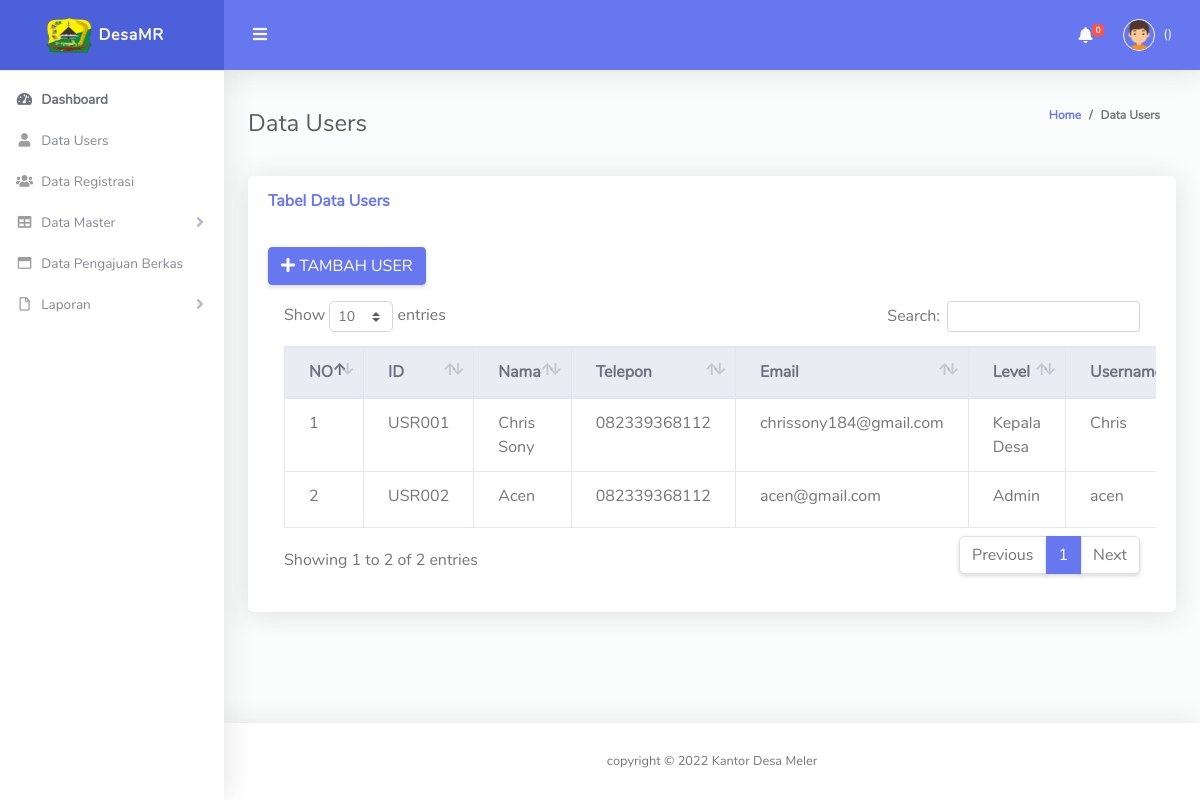
The page /dashboard.php?p=data_users on the database its author committed.
### tables this page shows
CREATE TABLE `tbl_user` (
  `id_user` varchar(50) NOT NULL,
  `no_kk` varchar(50) NOT NULL,
  `nama_user` varchar(50) NOT NULL,
  `telepon_user` varchar(50) NOT NULL,
  `email_user` varchar(50) NOT NULL,
  `username` varchar(50) NOT NULL,
  `password` varchar(50) NOT NULL,
  `level` varchar(50) NOT NULL,
  `tgl_registrasi` varchar(50) NOT NULL,
  `status_user` varchar(50) NOT NULL
);

### Pages/data_users.php (the view, shortened to what this page needs)
<div class="container-fluid" id="container-wrapper">
  <div class="d-sm-flex align-items-center justify-content-between mb-4">
    <h2 class="h4 mb-0 text-gray-800">Data Users</h2>
    <ol class="breadcrumb">
      <li class="breadcrumb-item"><a href="#">Home</a></li>
      <li class="breadcrumb-item active" aria-current="page">Data Users</li>
    </ol>
  </div>
  <div class="row mb-12">
    <div class="col-xl-12 col-md-6 mb-4">
       <div class="card mb-4">
        <div class="card-header py-3 d-flex flex-row align-items-center justify-content-between">
          <h6 class="m-0 font-weight-bold text-primary">Tabel Data Users</h6>
        </div>
        <div class="card-body">
          <a href="dashboard.php?p=input_users" class="btn btn-primary"><i class="fa fa-plus"></i> TAMBAH USER</a>
          <div class="table-responsive p-3">
          <table class="table align-items-center table-hover table-bordered" id="dataTableHover">
            <thead class="thead-light">
              <tr>
                <th>NO</th>
                <th>ID</th>
                <th>Nama</th>
                <th>Telepon</th>
                <th>Email</th>
                <th>Level</th>
                <th>Username</th>
              </tr>
            </thead>
            <tbody>
              <?php
              include"koneksi.php";
              $no=1;
              $query="SELECT*FROM tbl_user";
              $sql=mysqli_query($connect, $query);
              while($data=mysqli_fetch_array($sql)) {?>
              <tr>
                <td><?php echo $no;?></td>
                <td><?php echo $data['id_user'];?></td>
                <td><?php echo $data['nama_user'];?></td>
                <td><?php echo $data['telepon_user'];?></td>
                <td><?php echo $data['email_user'];?></td>
                <td><?php echo $data['level'];?></td>
                <td><?php echo $data['username'];?></td>
              </tr>
              <?php $no++;}
              ?>
            </tbody>
          </table>
        </div>
        </div>
      </div>
    </div>
  </div>
</div>

### dashboard.php (shortened to what this page needs)
<!DOCTYPE html>
<html lang="en">
<head>
  <link href="vendor/fontawesome-free/css/all.min.css" rel="stylesheet" type="text/css">
  <link href="vendor/bootstrap/css/bootstrap.min.css" rel="stylesheet" type="text/css">
  <link href="css/ruang-admin.min.css" rel="stylesheet">
   <link href="vendor/datatables/dataTables.bootstrap4.min.css" rel="stylesheet">
</head>
<body id="page-top">
  <div id="wrapper">
    <ul class="navbar-nav sidebar sidebar-light accordion" id="accordionSidebar">
      <a class="sidebar-brand d-flex align-items-center justify-content-center" href="dashboard.php?p=halaman_awal">
        <div class="sidebar-brand-icon">
          <img src="img/logo/lggg.png" style="width: 130%; height: 150px" >
        </div>
        <div class="sidebar-brand-text mx-3">DesaMR</div>
      </a>
      <hr class="sidebar-divider my-0">
      <li class="nav-item active">
        <a class="nav-link" href="dashboard.php?p=halaman_awal">
          <i class="fas fa-fw fa-tachometer-alt"></i>
          <span>Dashboard</span></a>
      </li>
      <li class="nav-item">
        <a class="nav-link" href="dashboard.php?p=data_users">
          <i class="fas fa-fw fa-user"></i>
          <span>Data Users</span></a>
      </li>
      <li class="nav-item">
        <a class="nav-link" href="dashboard.php?p=data_registrasi">
          <i class="fas fa-fw fa-users"></i>
          <span>Data Registrasi</span></a>
      </li>
      <li class="nav-item">
        <a class="nav-link collapsed" href="#" data-toggle="collapse" data-target="#collapseTable" aria-expanded="true"
          aria-controls="collapseTable">
          <i class="fas fa-fw fa-table"></i>
          <span>Data Master</span>
        </a>
      </li>
      <li class="nav-item">
        <a class="nav-link" href="dashboard.php?p=data_pengajuan_berkas" data-target="#collapseBootstrap" aria-controls="collapseBootstrap">
          <i class="far fa-fw fa-window-maximize"></i>
          <span>Data Pengajuan Berkas</span>
        </a>
      </li>
       <li class="nav-item">
        <a class="nav-link collapsed" href="#" data-toggle="collapse" data-target="#collapseBootstrap"
          aria-expanded="true" aria-controls="collapseBootstrap">
          <i class="far fa-fw fa-file"></i>
          <span>Laporan</span>
        </a>
      </li>
    </ul>
    <div id="content-wrapper" class="d-flex flex-column">
      <div id="content">
        <nav class="navbar navbar-expand navbar-light bg-navbar topbar mb-4 static-top">
          <button id="sidebarToggleTop" class="btn btn-link rounded-circle mr-3">
            <i class="fa fa-bars"></i>
          </button>
          <ul class="navbar-nav ml-auto">
            <li class="nav-item dropdown no-arrow mx-1">
              <a class="nav-link dropdown-toggle" href="#" id="alertsDropdown" role="button" data-toggle="dropdown"
                aria-haspopup="true" aria-expanded="false">
                <i class="fas fa-bell fa-fw"></i>
                <?php
                $data_order=array();
                $count=count($data_order);
                ?>
                <span class="badge badge-danger badge-counter"><?php echo $count;?></span>
              </a>
                <?php include"koneksi.php";
                ?>
            </li>
            <li class="nav-item dropdown no-arrow">
              <a class="nav-link dropdown-toggle" href="#" id="userDropdown" role="button" data-toggle="dropdown"
                aria-haspopup="true" aria-expanded="false">
                <img class="img-profile rounded-circle" src="img/boy.png" style="max-width: 60px">
                <?php
                $data = mysqli_fetch_array(mysqli_query($connect, "SELECT * FROM tbl_user  WHERE username='$_SESSION[masuk]'"));
                if ($data['level'] == 'Admin') {}?>
                <span class="ml-2 d-none d-lg-inline text-white small"><?php echo $data['nama_user'];?> (<?php echo $data['level'];?>)</span>
              </a>
            </li>
          </ul>
        </nav>
        <?php
    $pages_dir='Pages';
    if(!empty($_GET['p'])){
      $pages=scandir($pages_dir,0);
      unset($pages[0],$pages[1]);
      $p=$_GET['p'];
      if(in_array($p.'.php',$pages)){
        include($pages_dir.'/'.$p.'.php');
      }else{
        echo'';
      }
    }else{
      include($pages_dir.'/halaman_awal.php');
    }
    ?>
      </div>
      <footer class="sticky-footer bg-white">
        <div class="container my-auto">
          <div class="copyright text-center my-auto">
            <span>copyright &copy; <script> document.write(new Date().getFullYear()); </script> Kantor Desa Meler
            </span>
          </div>
        </div>
      </footer>
    </div>
  </div>
</body>
</html>

### rows shown on the page
tbl_user: id_user "USR001", nama_user "Chris Sony", telepon_user "082339368112", email_user "chrissony184@gmail.com", level "Kepala Desa", username "Chris"
tbl_user: id_user "USR002", nama_user "Acen", telepon_user "082339368112", email_user "acen@gmail.com", level "Admin", username "acen"

### other values the page prints
$count "0"
